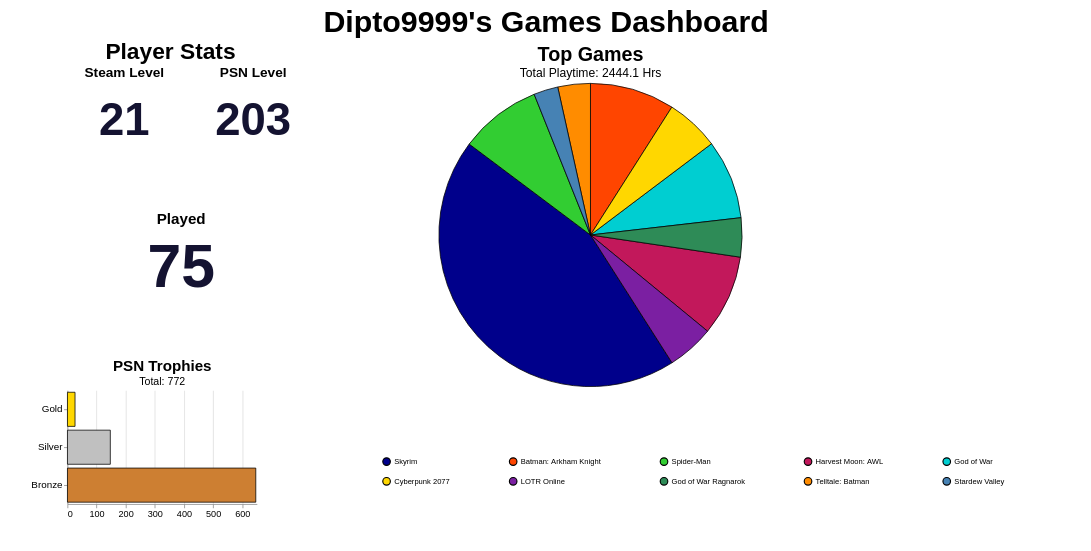

Express this chart as Vega-Lite.
### Vega-Lite specification from a JSON file in a GitHub repository (floating-point values rounded to 4 significant figures)
{"background": null, "config": {"view": {"continuousWidth": 300, "continuousHeight": 300, "strokeOpacity": 0, "strokeWidth": 1.5}, "axis": {"labelFontSize": 12, "titleFontSize": 16}, "legend": {"labelFontSize": 10, "titleFontSize": 16}}, "hconcat": [{"vconcat": [{"hconcat": [{"data": {"name": "data-5d6aeba095252c326bbbfd5f7abdc85a"}, "mark": {"type": "text", "align": "center", "baseline": "middle", "color": "#141331", "fontSize": 60, "fontWeight": "bold"}, "encoding": {"text": {"field": "Value", "type": "quantitative"}, "x": {"axis": null, "field": "Metric", "type": "nominal"}, "y": {"value": 50}}, "height": 150, "title": {"text": "Steam Level", "anchor": "middle", "fontSize": 18}, "width": 150}, {"data": {"name": "data-209579f83bb465219158f903efdbaf51"}, "mark": {"type": "text", "align": "center", "baseline": "middle", "color": "#141331", "fontSize": 60, "fontWeight": "bold"}, "encoding": {"text": {"field": "Value", "type": "quantitative"}, "x": {"axis": null, "field": "Metric", "type": "nominal"}, "y": {"value": 50}}, "height": 150, "title": {"text": "PSN Level", "anchor": "middle", "fontSize": 18}, "width": 150}]}, {"data": {"name": "data-0806719922ab0a69d8ed35284b9451c4"}, "mark": {"type": "text", "align": "center", "baseline": "middle", "color": "#141331", "fontSize": 80, "fontWeight": "bold"}, "encoding": {"text": {"field": "Value", "type": "quantitative"}, "x": {"axis": null, "field": "Metric", "type": "nominal"}, "y": {"value": 50}}, "height": 150, "title": {"text": "Played", "anchor": "middle", "fontSize": 20}, "width": 300}, {"data": {"name": "data-b5e5e3621ebe956b3f4f9d97cbbacadf"}, "mark": {"type": "bar", "stroke": "black", "strokeWidth": 1}, "encoding": {"color": {"field": "type", "legend": null, "scale": {"domain": ["Platinum", "Gold", "Silver", "Bronze"], "range": ["#B9F2FF", "#FFD700", "#C0C0C0", "#CD7F32"]}, "type": "nominal"}, "tooltip": [{"field": "type", "title": "Trophy", "type": "nominal"}, {"field": "count", "title": "Count", "type": "quantitative"}], "x": {"axis": {"tickMinStep": 1, "title": ""}, "field": "count", "type": "quantitative"}, "y": {"axis": {"labelFontSize": 13, "title": ""}, "field": "type", "sort": ["Platinum", "Gold", "Silver", "Bronze"], "type": "nominal"}}, "height": 150, "title": {"text": "PSN Trophies", "anchor": "middle", "fontSize": 20, "subtitle": "Total: 772", "subtitleFontSize": 14}, "width": 250}], "title": {"text": "Player Stats", "anchor": "middle", "fontSize": 30}}, {"data": {"name": "data-e02f2c1edd48e33dbb5a48263f5a1ebf"}, "mark": {"type": "arc", "stroke": "black", "strokeWidth": 1}, "encoding": {"color": {"field": "name", "legend": {"columnPadding": 75, "columns": 5, "direction": "horizontal", "labelFontSize": 10, "orient": "bottom", "padding": 75, "rowPadding": 10, "title": "", "titleAlign": "center", "titleFontSize": 16}, "scale": {"range": ["#00008B", "#FF4500", "#32CD32", "#C2185B", "#00CED1", "#FFD700", "#7B1FA2", "#2E8B57", "#FF8C00", "#4682B4", "#808080", "#8B0000", "#20B2AA", "#E91E63", "#006400"]}, "sort": null, "type": "nominal"}, "theta": {"field": "playtime_percentage", "type": "quantitative"}, "tooltip": [{"field": "name", "title": "Game", "type": "nominal"}, {"field": "playtime_forever", "format": ".1f", "title": "Time (Hrs)", "type": "quantitative"}, {"field": "playtime_percentage", "format": ".2f", "title": "Playtime (%)", "type": "quantitative"}]}, "height": 400, "title": {"text": "Top Games", "anchor": "middle", "fontSize": 26, "subtitle": "Total Playtime: 2444.1 Hrs", "subtitleFontSize": 16}, "width": 700}], "padding": {"left": 40, "right": 40, "top": 10, "bottom": 10}, "resolve": {"scale": {"color": "independent"}}, "title": {"text": "Dipto9999's Games Dashboard", "anchor": "middle", "fontSize": 40}, "$schema": "https://vega.github.io/schema/vega-lite/v6.1.0.json", "datasets": {"data-5d6aeba095252c326bbbfd5f7abdc85a": [{"Metric": "Steam Level", "Value": 21}], "data-209579f83bb465219158f903efdbaf51": [{"Metric": "PSN Level", "Value": 203}], "data-0806719922ab0a69d8ed35284b9451c4": [{"Metric": "Played", "Value": 75}], "data-b5e5e3621ebe956b3f4f9d97cbbacadf": [{"type": "Gold", "count": 26}, {"type": "Silver", "count": 147}, {"type": "Bronze", "count": 646}], "data-e02f2c1edd48e33dbb5a48263f5a1ebf": [{"name": "Skyrim", "playtime_forever": 845.3, "playtime_percentage": 44.28}, {"name": "Batman: Arkham Knight", "playtime_forever": 172.2, "playtime_percentage": 9.02}, {"name": "Spider-Man", "playtime_forever": 166.1, "playtime_percentage": 8.7}, {"name": "Harvest Moon: AWL", "playtime_forever": 164.3, "playtime_percentage": 8.61}, {"name": "God of War", "playtime_forever": 161.5, "playtime_percentage": 8.46}, {"name": "Cyberpunk 2077", "playtime_forever": 108.8, "playtime_percentage": 5.7}, {"name": "LOTR Online", "playtime_forever": 95.7, "playtime_percentage": 5.01}, {"name": "God of War Ragnarok", "playtime_forever": 79.36, "playtime_percentage": 4.16}, {"name": "Telltale: Batman", "playtime_forever": 66.22, "playtime_percentage": 3.47}, {"name": "Stardew Valley", "playtime_forever": 49.5, "playtime_percentage": 2.59}]}}
